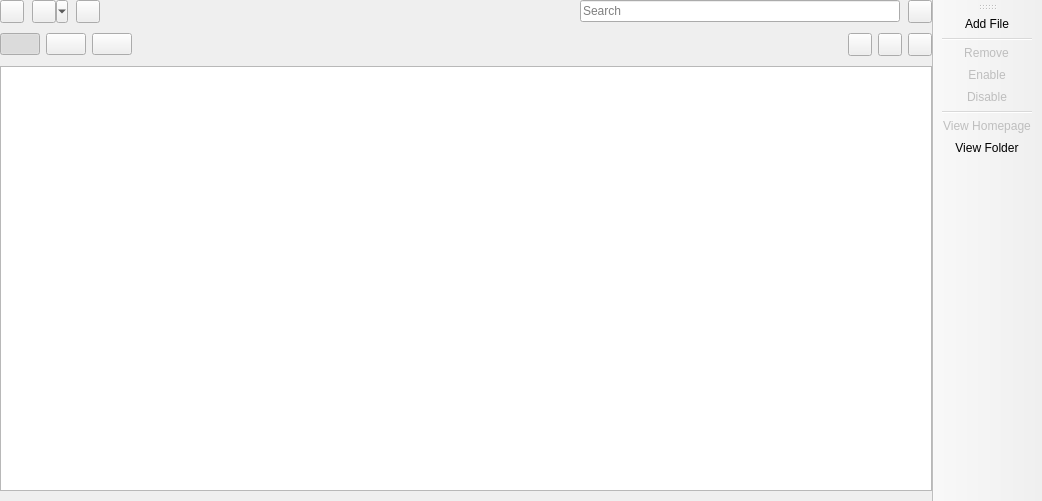
<?xml version="1.0" encoding="UTF-8"?>
<ui version="4.0">
 <class>ExternalResourcesPage</class>
 <widget class="QMainWindow" name="ExternalResourcesPage">
  <property name="geometry">
   <rect>
    <x>0</x>
    <y>0</y>
    <width>1042</width>
    <height>501</height>
   </rect>
  </property>
  <widget class="QWidget" name="centralwidget">
   <layout class="QVBoxLayout" name="pageLayout">
    <property name="spacing">
     <number>10</number>
    </property>
    <property name="leftMargin">
     <number>0</number>
    </property>
    <property name="topMargin">
     <number>0</number>
    </property>
    <property name="rightMargin">
     <number>0</number>
    </property>
    <property name="bottomMargin">
     <number>0</number>
    </property>
    <item>
     <layout class="QHBoxLayout" name="actionsRow">
      <property name="spacing">
       <number>8</number>
      </property>
      <item>
       <widget class="QToolButton" name="downloadButton">
        <property name="toolButtonStyle">
         <enum>Qt::ToolButtonStyle::ToolButtonTextBesideIcon</enum>
        </property>
        <property name="novaRole" stdset="0">
         <string notr="true">primary</string>
        </property>
       </widget>
      </item>
      <item>
       <widget class="QToolButton" name="updateButton">
        <property name="popupMode">
         <enum>QToolButton::ToolButtonPopupMode::MenuButtonPopup</enum>
        </property>
        <property name="toolButtonStyle">
         <enum>Qt::ToolButtonStyle::ToolButtonTextBesideIcon</enum>
        </property>
        <property name="novaRole" stdset="0">
         <string notr="true">secondary</string>
        </property>
       </widget>
      </item>
      <item>
       <widget class="QToolButton" name="addFileButton">
        <property name="toolButtonStyle">
         <enum>Qt::ToolButtonStyle::ToolButtonTextBesideIcon</enum>
        </property>
        <property name="novaRole" stdset="0">
         <string notr="true">secondary</string>
        </property>
       </widget>
      </item>
      <item>
       <spacer name="actionsSpacer">
        <property name="orientation">
         <enum>Qt::Orientation::Horizontal</enum>
        </property>
        <property name="sizeHint" stdset="0">
         <size>
          <width>0</width>
          <height>0</height>
         </size>
        </property>
       </spacer>
      </item>
      <item>
       <widget class="QLineEdit" name="filterEdit">
        <property name="minimumSize">
         <size>
          <width>200</width>
          <height>0</height>
         </size>
        </property>
        <property name="maximumSize">
         <size>
          <width>320</width>
          <height>16777215</height>
         </size>
        </property>
        <property name="placeholderText">
         <string>Search</string>
        </property>
        <property name="clearButtonEnabled">
         <bool>true</bool>
        </property>
       </widget>
      </item>
      <item>
       <widget class="QToolButton" name="moreButton">
        <property name="toolTip">
         <string>More actions</string>
        </property>
        <property name="popupMode">
         <enum>QToolButton::ToolButtonPopupMode::InstantPopup</enum>
        </property>
        <property name="novaRole" stdset="0">
         <string notr="true">secondary</string>
        </property>
       </widget>
      </item>
     </layout>
    </item>
    <item>
     <layout class="QHBoxLayout" name="filterRow">
      <property name="spacing">
       <number>6</number>
      </property>
      <item>
       <widget class="QPushButton" name="allFilter">
        <property name="checkable">
         <bool>true</bool>
        </property>
        <property name="checked">
         <bool>true</bool>
        </property>
        <property name="autoExclusive">
         <bool>true</bool>
        </property>
        <property name="novaRole" stdset="0">
         <string notr="true">chip</string>
        </property>
       </widget>
      </item>
      <item>
       <widget class="QPushButton" name="enabledFilter">
        <property name="checkable">
         <bool>true</bool>
        </property>
        <property name="autoExclusive">
         <bool>true</bool>
        </property>
        <property name="novaRole" stdset="0">
         <string notr="true">chip</string>
        </property>
       </widget>
      </item>
      <item>
       <widget class="QPushButton" name="disabledFilter">
        <property name="checkable">
         <bool>true</bool>
        </property>
        <property name="autoExclusive">
         <bool>true</bool>
        </property>
        <property name="novaRole" stdset="0">
         <string notr="true">chip</string>
        </property>
       </widget>
      </item>
      <item>
       <spacer name="filterSpacer">
        <property name="orientation">
         <enum>Qt::Orientation::Horizontal</enum>
        </property>
        <property name="sizeHint" stdset="0">
         <size>
          <width>0</width>
          <height>0</height>
         </size>
        </property>
       </spacer>
      </item>
      <item>
       <widget class="QLabel" name="selectionLabel">
        <property name="novaRole" stdset="0">
         <string notr="true">muted</string>
        </property>
       </widget>
      </item>
      <item>
       <widget class="QToolButton" name="enableButton">
        <property name="toolButtonStyle">
         <enum>Qt::ToolButtonStyle::ToolButtonTextBesideIcon</enum>
        </property>
       </widget>
      </item>
      <item>
       <widget class="QToolButton" name="disableButton">
        <property name="toolButtonStyle">
         <enum>Qt::ToolButtonStyle::ToolButtonTextBesideIcon</enum>
        </property>
       </widget>
      </item>
      <item>
       <widget class="QToolButton" name="removeButton">
        <property name="toolButtonStyle">
         <enum>Qt::ToolButtonStyle::ToolButtonTextBesideIcon</enum>
        </property>
        <property name="novaRole" stdset="0">
         <string notr="true">danger</string>
        </property>
       </widget>
      </item>
     </layout>
    </item>
    <item>
     <widget class="ModListView" name="treeView">
      <property name="sizePolicy">
       <sizepolicy hsizetype="Expanding" vsizetype="Expanding">
        <horstretch>0</horstretch>
        <verstretch>1</verstretch>
       </sizepolicy>
      </property>
      <property name="acceptDrops">
       <bool>true</bool>
      </property>
      <property name="dragDropMode">
       <enum>QAbstractItemView::DragDropMode::DropOnly</enum>
      </property>
      <property name="uniformRowHeights">
       <bool>true</bool>
      </property>
     </widget>
    </item>
    <item>
     <widget class="InfoFrame" name="frame">
      <property name="sizePolicy">
       <sizepolicy hsizetype="Preferred" vsizetype="Minimum">
        <horstretch>0</horstretch>
        <verstretch>0</verstretch>
       </sizepolicy>
      </property>
      <property name="novaRole" stdset="0">
       <string notr="true">card</string>
      </property>
     </widget>
    </item>
   </layout>
  </widget>
  <widget class="WideBar" name="actionsToolbar">
   <property name="windowTitle">
    <string>Actions</string>
   </property>
   <property name="toolButtonStyle">
    <enum>Qt::ToolButtonStyle::ToolButtonIconOnly</enum>
   </property>
   <property name="useDefaultAction" stdset="0">
    <bool>true</bool>
   </property>
   <attribute name="toolBarArea">
    <enum>RightToolBarArea</enum>
   </attribute>
   <attribute name="toolBarBreak">
    <bool>false</bool>
   </attribute>
   <addaction name="actionAddItem"/>
   <addaction name="separator"/>
   <addaction name="actionRemoveItem"/>
   <addaction name="actionEnableItem"/>
   <addaction name="actionDisableItem"/>
   <addaction name="separator"/>
   <addaction name="actionViewHomepage"/>
   <addaction name="actionViewFolder"/>
  </widget>
  <action name="actionAddItem">
   <property name="text">
    <string>&amp;Add File</string>
   </property>
   <property name="toolTip">
    <string>Add a locally downloaded file.</string>
   </property>
  </action>
  <action name="actionRemoveItem">
   <property name="enabled">
    <bool>false</bool>
   </property>
   <property name="text">
    <string>&amp;Remove</string>
   </property>
   <property name="toolTip">
    <string>Remove all selected items.</string>
   </property>
  </action>
  <action name="actionEnableItem">
   <property name="enabled">
    <bool>false</bool>
   </property>
   <property name="text">
    <string>&amp;Enable</string>
   </property>
   <property name="toolTip">
    <string>Enable all selected items.</string>
   </property>
  </action>
  <action name="actionDisableItem">
   <property name="enabled">
    <bool>false</bool>
   </property>
   <property name="text">
    <string>&amp;Disable</string>
   </property>
   <property name="toolTip">
    <string>Disable all selected items.</string>
   </property>
  </action>
  <action name="actionViewConfigs">
   <property name="text">
    <string>View &amp;Configs</string>
   </property>
   <property name="toolTip">
    <string>Open the 'config' folder in the system file manager.</string>
   </property>
  </action>
  <action name="actionViewFolder">
   <property name="text">
    <string>View &amp;Folder</string>
   </property>
   <property name="toolTip">
    <string>Open the folder in the system file manager.</string>
   </property>
  </action>
  <action name="actionDownloadItem">
   <property name="enabled">
    <bool>false</bool>
   </property>
   <property name="text">
    <string>&amp;Download</string>
   </property>
   <property name="toolTip">
    <string>Download resources from online mod platforms.</string>
   </property>
  </action>
  <action name="actionUpdateItem">
   <property name="enabled">
    <bool>false</bool>
   </property>
   <property name="text">
    <string>Check for &amp;Updates</string>
   </property>
   <property name="toolTip">
    <string>Try to check or update all selected resources (all resources if none are selected).</string>
   </property>
  </action>
  <action name="actionResetItemMetadata">
   <property name="text">
    <string>Reset Update Metadata</string>
   </property>
   <property name="menuRole">
    <enum>QAction::MenuRole::NoRole</enum>
   </property>
  </action>
  <action name="actionVerifyItemDependencies">
   <property name="text">
    <string>Verify Dependencies</string>
   </property>
   <property name="menuRole">
    <enum>QAction::MenuRole::NoRole</enum>
   </property>
  </action>
  <action name="actionExportMetadata">
   <property name="enabled">
    <bool>false</bool>
   </property>
   <property name="text">
    <string>Export List</string>
   </property>
   <property name="toolTip">
    <string>Export resource's metadata to text.</string>
   </property>
  </action>
  <action name="actionChangeVersion">
   <property name="enabled">
    <bool>false</bool>
   </property>
   <property name="text">
    <string>Change Version</string>
   </property>
   <property name="toolTip">
    <string>Change a resource's version.</string>
   </property>
   <property name="menuRole">
    <enum>QAction::MenuRole::NoRole</enum>
   </property>
  </action>
  <action name="actionViewHomepage">
   <property name="enabled">
    <bool>false</bool>
   </property>
   <property name="text">
    <string>View Homepage</string>
   </property>
   <property name="toolTip">
    <string>View the homepages of all selected items.</string>
   </property>
  </action>
  <action name="actionLockUpdates">
   <property name="text">
    <string>Lock Updates</string>
   </property>
   <property name="toolTip">
    <string>Lock the resource to prevent it from being updated</string>
   </property>
  </action>
  <action name="actionUnlockUpdates">
   <property name="text">
    <string>Unlock Updates</string>
   </property>
   <property name="toolTip">
    <string>Unlock the resource to allow it to be updated</string>
   </property>
  </action>
 </widget>
 <customwidgets>
  <customwidget>
   <class>ModListView</class>
   <extends>QTreeView</extends>
   <header>ui/widgets/ModListView.h</header>
  </customwidget>
  <customwidget>
   <class>InfoFrame</class>
   <extends>QFrame</extends>
   <header>ui/widgets/InfoFrame.h</header>
   <container>1</container>
  </customwidget>
  <customwidget>
   <class>WideBar</class>
   <extends>QToolBar</extends>
   <header>ui/widgets/WideBar.h</header>
  </customwidget>
 </customwidgets>
 <tabstops>
  <tabstop>downloadButton</tabstop>
  <tabstop>updateButton</tabstop>
  <tabstop>addFileButton</tabstop>
  <tabstop>filterEdit</tabstop>
  <tabstop>moreButton</tabstop>
  <tabstop>treeView</tabstop>
 </tabstops>
 <resources/>
 <connections/>
</ui>
